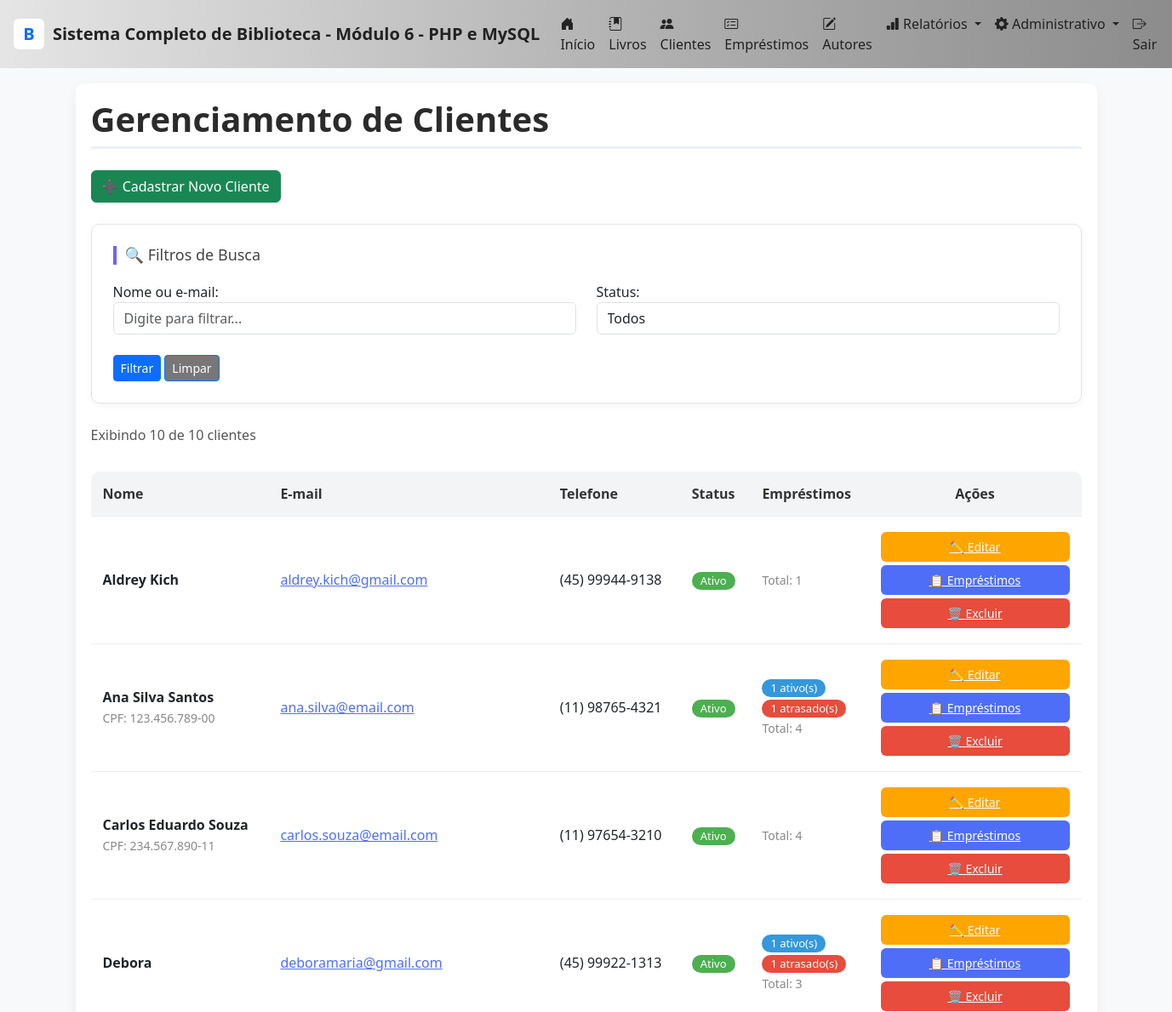
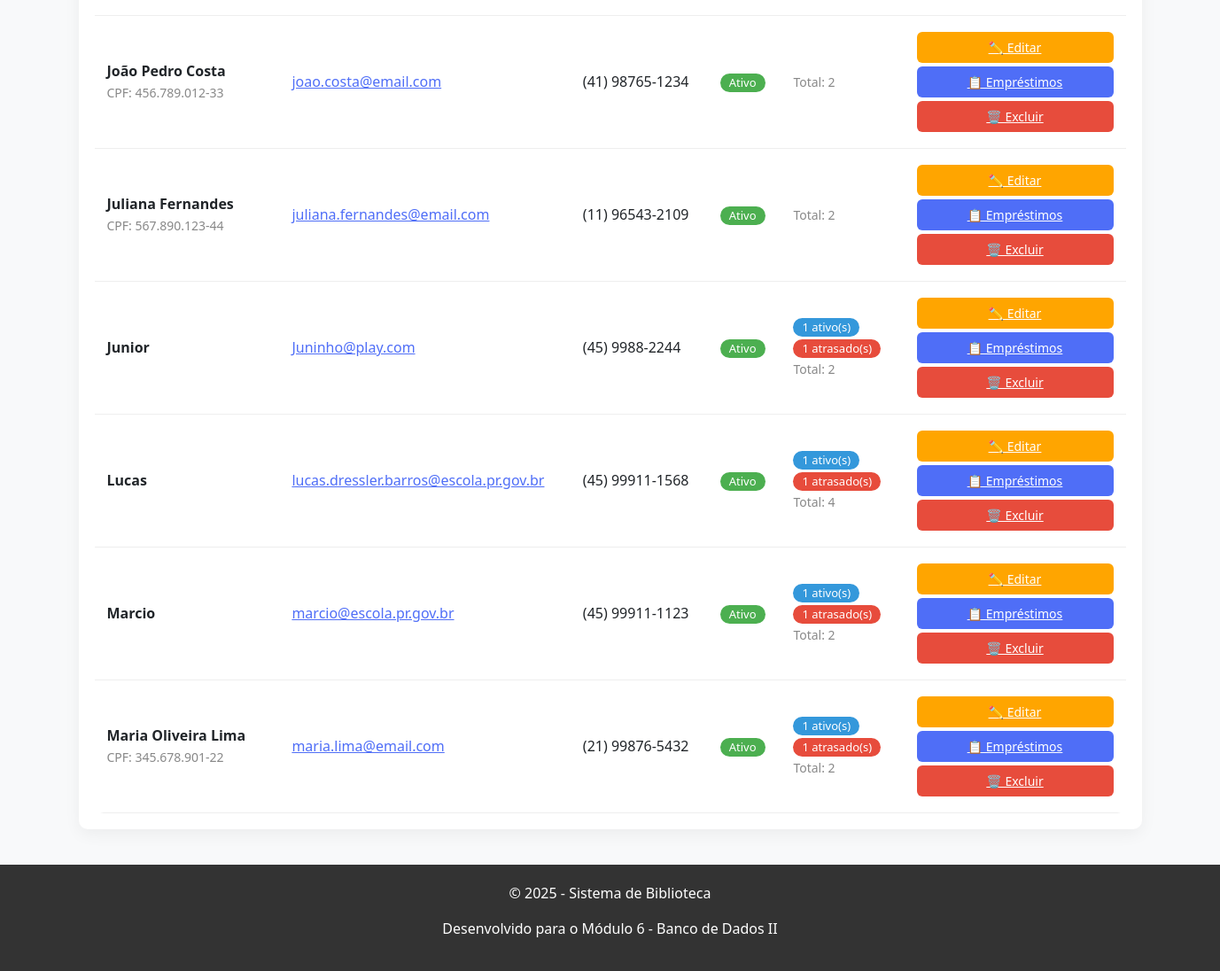
The page /clientes.php on the database its author committed (2 pictures, top to bottom).
### tables this page shows
CREATE TABLE `clientes` (
  `id` int NOT NULL AUTO_INCREMENT,
  `nome` varchar(150) NOT NULL,
  `email` varchar(150) NOT NULL,
  `telefone` varchar(20) NOT NULL,
  `cpf` varchar(14) DEFAULT NULL,
  `data_nascimento` date DEFAULT NULL,
  `endereco` varchar(255) DEFAULT NULL,
  `cidade` varchar(100) DEFAULT NULL,
  `estado` char(2) DEFAULT NULL,
  `cep` varchar(10) DEFAULT NULL,
  `status` enum('Ativo','Inativo','Bloqueado') DEFAULT 'Ativo',
  `observacoes` text,
  `created_at` timestamp NOT NULL DEFAULT CURRENT_TIMESTAMP,
  `updated_at` timestamp NOT NULL DEFAULT CURRENT_TIMESTAMP ON UPDATE CURRENT_TIMESTAMP,
  PRIMARY KEY (`id`),
  UNIQUE KEY `email` (`email`),
  UNIQUE KEY `cpf` (`cpf`),
  KEY `idx_email` (`email`),
  KEY `idx_nome` (`nome`),
  KEY `idx_status` (`status`)
);

### includes/funcoes.php (called while the page is built, shortened)
<?php
function formatarTelefone(string $telefone): string {
    $telefone = preg_replace('/[^0-9]/', '', $telefone);
    if (strlen($telefone) == 11) {
        return '(' . substr($telefone, 0, 2) . ') ' .
               substr($telefone, 2, 5) . '-' .
               substr($telefone, 7, 4);
    } elseif (strlen($telefone) == 10) {
        return '(' . substr($telefone, 0, 2) . ') ' .
               substr($telefone, 2, 4) . '-' .
               substr($telefone, 6, 4);
    }
    return $telefone;
}
function formatarCPF(string $cpf): string {
    $cpf = preg_replace('/[^0-9]/', '', $cpf);
    if (strlen($cpf) == 11) {
        return substr($cpf, 0, 3) . '.' .
               substr($cpf, 3, 3) . '.' .
               substr($cpf, 6, 3) . '-' .
               substr($cpf, 9, 2);
    }
    return $cpf;
}

### clientes.php (the view, shortened to what this page needs)
<?php
require_once __DIR__ . '/includes/funcoes.php';
require_once __DIR__ . '/includes/header.php';
$db = Database::getInstance();
$pdo = $db->getConnection();
$por_pagina = REGISTROS_POR_PAGINA;
$pagina_atual = isset($_GET['pagina']) ? max(1, (int)$_GET['pagina']) : 1;
$offset = ($pagina_atual - 1) * $por_pagina;
$filtro_busca = isset($_GET['busca']) ? limparInput($_GET['busca']) : '';
try {
    $where_clauses = [];
    $params = [];
    $where_sql = count($where_clauses) > 0 ? " WHERE " . implode(" AND ", $where_clauses) : "";
    $stmt = $pdo->prepare("SELECT COUNT(*) FROM clientes c $where_sql");
    $stmt->execute($params);
    $total_registros = $stmt->fetchColumn();
    $sql = "
        SELECT
            c.*,
            (SELECT COUNT(*) FROM emprestimos WHERE cliente_id = c.id AND status = 'Ativo') AS emprestimos_ativos,
            (SELECT COUNT(*) FROM emprestimos WHERE cliente_id = c.id AND status = 'Ativo' AND data_devolucao_prevista < CURDATE()) AS emprestimos_atrasados,
            (SELECT COUNT(*) FROM emprestimos WHERE cliente_id = c.id) AS total_emprestimos
        FROM clientes c
        $where_sql
        ORDER BY c.nome
        LIMIT :limite OFFSET :offset
    ";
    $stmt = $pdo->prepare($sql);
    $stmt->bindValue(':limite', $por_pagina, PDO::PARAM_INT);
    $stmt->bindValue(':offset', $offset, PDO::PARAM_INT);
    $stmt->execute();
    $clientes = $stmt->fetchAll();
?>
<h1>Gerenciamento de Clientes</h1>
<div style="margin-bottom: 25px;">
    <a href="cliente_novo.php" class="btn btn-success">
        ➕ Cadastrar Novo Cliente
    </a>
</div>
<div class="card-modern">
    <h3>🔍 Filtros de Busca</h3>
    <form method="GET" action="clientes.php">
        <div class="row">
            <div class="col">
                <label>Nome ou e-mail:</label>
                <input type="text" class="form-control"
                    name="busca"
                    value="<?= htmlspecialchars($filtro_busca) ?>"
                    placeholder="Digite para filtrar...">
            </div>
            <div class="col">
                <label>Status:</label>
                <select name="status" class="form-control">
                    <option value="">Todos</option>
                </select>
            </div>
        </div>
        <br>
        <button class="btn btn-primary btn-sm">Filtrar</button>
        <a href="clientes.php" class="btn btn-primary btn-sm btn-gray">Limpar</a>
    </form>
</div>
<p style="color:#555;">
    <?= $total_registros > 0 ? "Exibindo ".count($clientes)." de $total_registros clientes" : "Nenhum cliente encontrado" ?>
</p>
<?php if (count($clientes) > 0): ?>
<div class="table-responsive">
<table class="modern-table">
    <thead>
        <tr>
            <th>Nome</th>
            <th>E-mail</th>
            <th>Telefone</th>
            <th>Status</th>
            <th>Empréstimos</th>
            <th style="text-align:center; width:250px;">Ações</th>
        </tr>
    </thead>
    <tbody>
        <?php foreach ($clientes as $c): ?>
        <tr>
            <td>
                <strong><?= htmlspecialchars($c['nome']) ?></strong><br>
                <?php if ($c['cpf']): ?>
                <small style="color:#888;">CPF: <?= formatarCPF($c['cpf']) ?></small>
                <?php endif; ?>
            </td>
            <td>
                <a href="mailto:<?= $c['email'] ?>" style="color:#4f6ef7;">
                    <?= htmlspecialchars($c['email']) ?>
                </a>
            </td>
            <td><?= formatarTelefone($c['telefone']) ?></td>
            <td>
                <?php
                $badge = [
                    "Ativo" => "badge-success",
                    "Inativo" => "badge-warning",
                    "Bloqueado" => "badge-danger"
                ];
                ?>
                <span class="badge <?= $badge[$c['status']] ?? 'badge-info' ?>">
                    <?= $c['status'] ?>
                </span>
            </td>
            <td>
                <?php if ($c['emprestimos_ativos']): ?>
                    <span class="badge badge-info"><?= $c['emprestimos_ativos'] ?> ativo(s)</span><br>
                <?php endif; ?>
                <?php if ($c['emprestimos_atrasados']): ?>
                    <span class="badge badge-danger"><?= $c['emprestimos_atrasados'] ?> atrasado(s)</span><br>
                <?php endif; ?>
                <small style="color:#888;">Total: <?= $c['total_emprestimos'] ?></small>
            </td>
            <td align="center">
                <div class="action-buttons">
                    <a href="cliente_editar.php?id=<?= $c['id'] ?>" class="btn-modern btn-orange">
                        ✏️ Editar
                    </a>
                    <a href="cliente_emprestimos.php?id=<?= $c['id'] ?>" class="btn-modern btn-blue">
                        📋 Empréstimos
                    </a>
                    <a href="cliente_excluir.php?id=<?= $c['id'] ?>" class="btn-modern btn-red confirm-delete">
                        🗑️ Excluir
                    </a>
                </div>
            </td>
        </tr>
        <?php endforeach; ?>
    </tbody>
</table>
</div>
<?php endif; ?>
<?php
} catch (PDOException $e) {
    exibirMensagem('erro', 'Erro ao carregar clientes: ' . $e->getMessage());
}
require_once 'includes/footer.php';
?>

### includes/header.php (shortened to what this page needs)
<!doctype html>
<html lang="pt-BR">
<head>
    <link href="https://cdn.jsdelivr.net/npm/bootstrap@5.3.3/dist/css/bootstrap.min.css" rel="stylesheet">
    <link href="https://cdn.jsdelivr.net/npm/bootstrap-icons@1.11.1/font/bootstrap-icons.css" rel="stylesheet">
</head>
<body>
<header class="site-navbar sticky-top" role="banner">
    <nav class="navbar navbar-expand-lg">
        <div class="container-fluid px-3">
            <a class="navbar-brand d-flex align-items-center" href="index.php">
                <span class="bg-white text-primary rounded-2 d-inline-flex align-items-center justify-content-center" style="width:36px;height:36px;font-weight:700;margin-right:10px;">B</span>
                <strong>
                <span><?= defined('NOME_BIBLIOTECA') ? NOME_BIBLIOTECA : 'Biblioteca Central' ?></span>
                </strong>
            </a>
            <div class="collapse navbar-collapse justify-content-end" id="mainNav">
                <ul class="navbar-nav">
                    <li class="nav-item"><a class="nav-link" href="index.php"><i class="bi bi-house-door-fill"></i> Início</a></li>
                    <li class="nav-item"><a class="nav-link" href="livros.php"><i class="bi bi-journal-bookmark-fill"></i> Livros</a></li>
                    <li class="nav-item"><a class="nav-link" href="clientes.php"><i class="bi bi-people-fill"></i> Clientes</a></li>
                    <li class="nav-item"><a class="nav-link" href="emprestimos.php"><i class="bi bi-card-checklist"></i> Empréstimos</a></li>
                    <li class="nav-item"><a class="nav-link" href="autores.php"><i class="bi bi-pencil-square"></i> Autores</a></li>
                    <li class="nav-item dropdown">
                        <a class="nav-link dropdown-toggle" href="#" id="relatoriosMenu" role="button" data-bs-toggle="dropdown" aria-expanded="false">
                            <i class="bi bi-bar-chart-fill"></i> Relatórios
                        </a>
                    </li>
                    <li class="nav-item dropdown">
                        <a class="nav-link dropdown-toggle" href="#" id="administrativoMenu" role="button" data-bs-toggle="dropdown" aria-expanded="false">
                            <i class="bi bi-gear-fill"></i> Administrativo
                        </a>
                    </li>
                    <li class="nav-item"><a class="nav-link" href="logout.php"><i class="bi bi-box-arrow-right"></i> Sair</a></li>
                </ul>
            </div>
        </div>
    </nav>
</header>
<main class="main-wrapper" role="main">

### includes/footer.php (shortened to what this page needs)
</main>
<footer style="margin-top:40px; padding:20px; background:#333; color:white; text-align:center;">
    <p>&copy; <?= date('Y') ?> - Sistema de Biblioteca</p>
    <p>Desenvolvido para o Módulo 6 - Banco de Dados II</p>
</footer>
</body>
</html>

### includes/header.php (style rules this page uses)
body { background:#f8f9fa; font-family: "Segoe UI", Tahoma, sans-serif; }
.site-navbar { background: linear-gradient(90deg, #e5e5e5, #b5b5b5, #8c8c8c); }
.site-navbar .navbar-brand, .site-navbar .nav-link { color:#222 !important; }
.main-wrapper { max-width:1200px; margin:18px auto; padding:18px; background:#fff; border-radius:10px; box-shadow:0 6px 18px rgba(0,0,0,.05); }
h1 { color:#667eea; border-bottom:3px solid rgba(102,126,234,0.12); padding-bottom:8px; margin-bottom:18px; }

### clientes.php (style rules this page uses)
h1 { color: #2b2b2b; font-weight: 600; margin-bottom: 25px; }
.card-modern { background: #ffffff; border-radius: 10px; padding: 25px; margin-bottom: 25px; border: 1px solid #e5e5e5; box-shadow: 0 2px 8px rgba(0,0,0,0.05); }
.card-modern h3 { font-size: 18px; color: #444; margin-bottom: 20px; border-left: 4px solid #6c63ff; padding-left: 10px; }
.modern-table { width: 100%; border-collapse: collapse; margin-top: 15px; border-radius: 10px; overflow: hidden; }
.modern-table thead { background: #f3f4f6; color: #333; }
.modern-table th, .modern-table td { padding: 14px; border-bottom: 1px solid #eee; }
.btn-modern { border-radius: 6px; padding: 7px 14px; font-size: 14px; font-weight: 500; border: none; cursor: pointer; display: inline-block; width: 100%; text-align: center; }
.btn-blue { background: #4f6ef7; color: white; }
.btn-orange { background: #FFA500; color: white; }
.btn-red { background: #E74C3C; color: white; }
.btn-gray { background: #777; color: white; }
.action-buttons a { display: block; width: 100%; margin: 4px 0; }
.badge { padding: 4px 10px; border-radius: 20px; font-size: 13px; font-weight: 500; }
.badge-success { background:#4CAF50; color:white; }
.badge-danger { background:#E74C3C; color:white; }
.badge-info { background:#3498db; color:white; }

### rows shown on the page
clientes: nome "Aldrey Kich", email "aldrey.kich@gmail.com", telefone "(45) 99944-9138", status "Ativo", total_emprestimos "1"
clientes: nome "Ana Silva Santos", cpf "123.456.789-00", email "ana.silva@email.com", telefone "(11) 98765-4321", status "Ativo", emprestimos_ativos "1", emprestimos_atrasados "1", total_emprestimos "4"
clientes: nome "Carlos Eduardo Souza", cpf "234.567.890-11", email "carlos.souza@email.com", telefone "(11) 97654-3210", status "Ativo", total_emprestimos "4"
clientes: nome "Debora", email "deboramaria@gmail.com", telefone "(45) 99922-1313", status "Ativo", emprestimos_ativos "1", emprestimos_atrasados "1", total_emprestimos "3"
clientes: nome "João Pedro Costa", cpf "456.789.012-33", email "joao.costa@email.com", telefone "(41) 98765-1234", status "Ativo", total_emprestimos "2"
clientes: nome "Juliana Fernandes", cpf "567.890.123-44", email "juliana.fernandes@email.com", telefone "(11) 96543-2109", status "Ativo", total_emprestimos "2"
clientes: nome "Junior", email "Juninho@play.com", telefone "(45) 9988-2244", status "Ativo", emprestimos_ativos "1", emprestimos_atrasados "1", total_emprestimos "2"
clientes: nome "Lucas", email "lucas.dressler.barros@escola.pr.gov.br", telefone "(45) 99911-1568", status "Ativo", emprestimos_ativos "1", emprestimos_atrasados "1", total_emprestimos "4"
clientes: nome "Marcio", email "marcio@escola.pr.gov.br", telefone "(45) 99911-1123", status "Ativo", emprestimos_ativos "1", emprestimos_atrasados "1", total_emprestimos "2"
clientes: nome "Maria Oliveira Lima", cpf "345.678.901-22", email "maria.lima@email.com", telefone "(21) 99876-5432", status "Ativo", emprestimos_ativos "1", emprestimos_atrasados "1", total_emprestimos "2"

### other values the page prints
NOME_BIBLIOTECA "Sistema Completo de Biblioteca - Módulo 6 - PHP e MySQL"
count($clientes) "10"
$total_registros "10"
